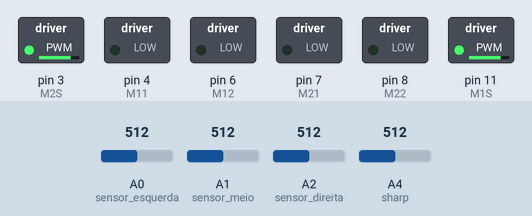
The sketch below on a simulated Arduino Uno, built with avr-gcc and run on an emulated ATmega328P. Shown: switched loads named in the sketch (green lamp = pin HIGH). Inputs (shaded band) come from the test bench; at power-on: A0 (sensor_esquerda) = 512, A1 (sensor_meio) = 512, A4 (sharp) = 512, A2 (sensor_direita) = 512. What the sketch prints to the serial monitor is not drawn.

Above: at 1.2 s.
1.3 s: A0 (sensor_esquerda) set to 147
4.3 s: A0 (sensor_esquerda) set to 133
At 5.5 s:
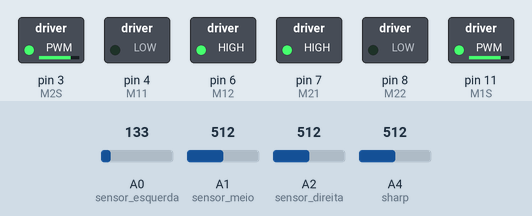
5.8 s: A1 (sensor_meio) set to 153
7.3 s: A1 (sensor_meio) set to 131
At 7.8 s:
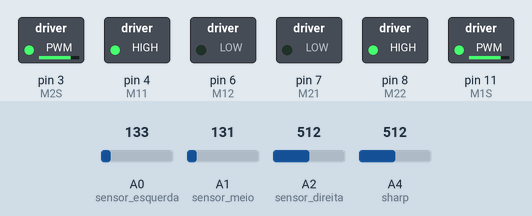
8.8 s: A4 (sharp) set to 58
10.3 s: A4 (sharp) set to 50
Timing chart, 0 to 13.3 s (numbered marks = the images above; inputs shaded):
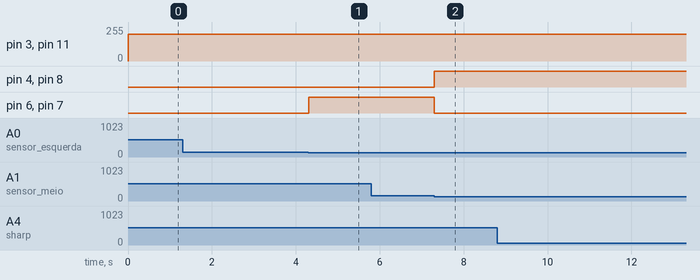

The sketch:

robo_rigel.ino
```cpp
// VARIÁVEIS PARA SENSORES DE FAIXA

int corE, corM, corD;

int lim_pretoE = 1024;
int lim_brancoE = 140;

int lim_pretoM = 1024;
int lim_brancoM = 140;

int lim_pretoD = 1024;
int lim_brancoD = 200;

int sensor_esquerda = A0;
int sensor_meio = A1;
int sensor_direita = A2;

int valor_esquerda = 0;
int valor_meio = 0;
int valor_direita = 0;

// VARIÁVEIS DOS MOTORES

int M11 = 4;
int M12 = 6;
int M21 = 7;
int M22 = 8;
int M1S = 11;
int M2S = 3;
int spd = 200;

// SHARP

#define sharp A4

int dist;
float tensao;

void setup() {

  pinMode(M11, OUTPUT);
  pinMode(M12, OUTPUT);
  pinMode(M21, OUTPUT);
  pinMode(M22, OUTPUT);
  pinMode(M1S, OUTPUT);
  pinMode(M2S, OUTPUT);
  Serial.begin(9600);

}

void loop() {

  corE = lerSensor(0);
  corM = lerSensor(1);
  corD = lerSensor(2);

  tabela();
  LerSharp();

  //Serial.print("CorE: ");
  //Serial.print(valor_esquerda);
  //Serial.print(" CorM: ");
  //Serial.println(valor_meio);
  //Serial.print("CorD:");
  //Serial.print(valor_direita);

   Serial.println(dist);

}

// TABELA VERDADE PARA OS 2 SENSORES

void tabela() {

  if(corE == 0 && corM == 0 && corD == 0) {
  parar(spd);

  }

  if(corE == 0 && corM == 0 && corD == 1) {
  esquerda90(spd);

  }

  if(corE == 0 && corM == 1 && corD == 0) {
  frente(spd);

  }

  if(corE == 0 && corM == 1 && corD == 1) {
  direita90(spd);

  }

  if(corE == 1 && corM == 0 && corD == 0){
  direita90(spd);

  }

  if(corE == 1 && corM == 0 && corD == 1){
  parar(spd);
  }

  if(corE == 1 && corM == 1 && corD == 0){
  esquerda90(spd);
  }

  if(corE == 1 && corM == 1 && corD == 1){
  parar(spd);
  }
}

int lerSensor(int sensor) {

    if(sensor == 0){
      valor_esquerda = analogRead(sensor_esquerda);
      return classificaSensor(valor_esquerda);
    }

    if(sensor == 1){
      valor_meio = analogRead(sensor_meio);
      return classificaSensor(valor_meio);
    }

    if(sensor == 2){
      valor_direita = analogRead(sensor_direita);
      return classificaSensor(valor_direita);
    }
}

int classificaSensor(int valor){

// CÓDIGO PARA LIMITAR SENSOR DA ESQUERDA

  if(valor > 0 && valor < lim_brancoE){
    return 0;
  }
  else if(valor > lim_brancoE && valor < lim_pretoE){
    return 1;
  }

// CÓDIGO PARA LIMITAR SENSOR DO MEIO

  if(valor > 0 && valor < lim_brancoM) {
    return 0;
    }
  else if(valor > lim_brancoM && valor < lim_pretoM) {
    return 1;
  }

// CÓDIGO PARA LIMITAR SENSOR DA DIREITA

  if(valor > 0 && valor < lim_brancoD) {
    return 0;
    }
  else if(valor > lim_brancoD && valor < lim_pretoD) {
    return 1;
  }
}

// MOTORES

void parar(int spd) { // CONFERIDO

  digitalWrite(M11,LOW);
  digitalWrite(M12,LOW);
  digitalWrite(M21,LOW);
  digitalWrite(M22,LOW);
  analogWrite(M1S,spd);
  analogWrite(M2S,spd);
}

void frente(int spd) { // CONFERIDO

  digitalWrite(M11,HIGH);
  digitalWrite(M12,LOW);
  digitalWrite(M21,HIGH);
  digitalWrite(M22,LOW);
  analogWrite(M1S,spd);
  analogWrite(M2S,spd);
}

void tras(int spd) { // CONFERIDO

  digitalWrite(M11,LOW);
  digitalWrite(M12,HIGH);
  digitalWrite(M21,LOW);
  digitalWrite(M22,HIGH);
  analogWrite(M1S,spd);
  analogWrite(M2S,spd);
}

void esquerda90(int spd) { // CONFERIDO

  digitalWrite(M11,HIGH);
  digitalWrite(M12,LOW);
  digitalWrite(M21,LOW);
  digitalWrite(M22,HIGH);
  analogWrite(M1S,spd);
  analogWrite(M2S,spd);
}

void direita90(int spd) { // CONFERIDO

  digitalWrite(M11,LOW);
  digitalWrite(M12,HIGH);
  digitalWrite(M21, HIGH);
  digitalWrite(M22,LOW);
  analogWrite(M1S,spd);
  analogWrite(M2S,spd);
}

void LerSharp(){

    float tensao = analogRead(sharp)*0.00048828125; // CALCULA TENSÃO
    int dist = 2.6*pow(tensao, -1);

  Serial.print(dist);
  Serial.print("cm");

  delay(5); // DA UMA PAUSA NA LEITURA

}
```

Measured:
- the behaviour switches between 141 and 140 on A0 (sensor_esquerda) (found by bisection; images 0 and 1)
- the behaviour switches between 141 and 140 on A1 (sensor_meio) (found by bisection; images 1 and 2)
- after the input at 1.3 s, every drawn part: stays the same
- after the input at 4.3 s, pin 6 (M12), pin 7 (M21): LOW → HIGH at once
- after the input at 5.8 s, every drawn part: stays the same
- after the input at 7.3 s, pin 4 (M11), pin 8 (M22): LOW → HIGH at once; pin 6 (M12), pin 7 (M21): HIGH → LOW at once
- after the input at 8.8 s, every drawn part: stays the same
- after the input at 10.3 s, every drawn part: stays the same
